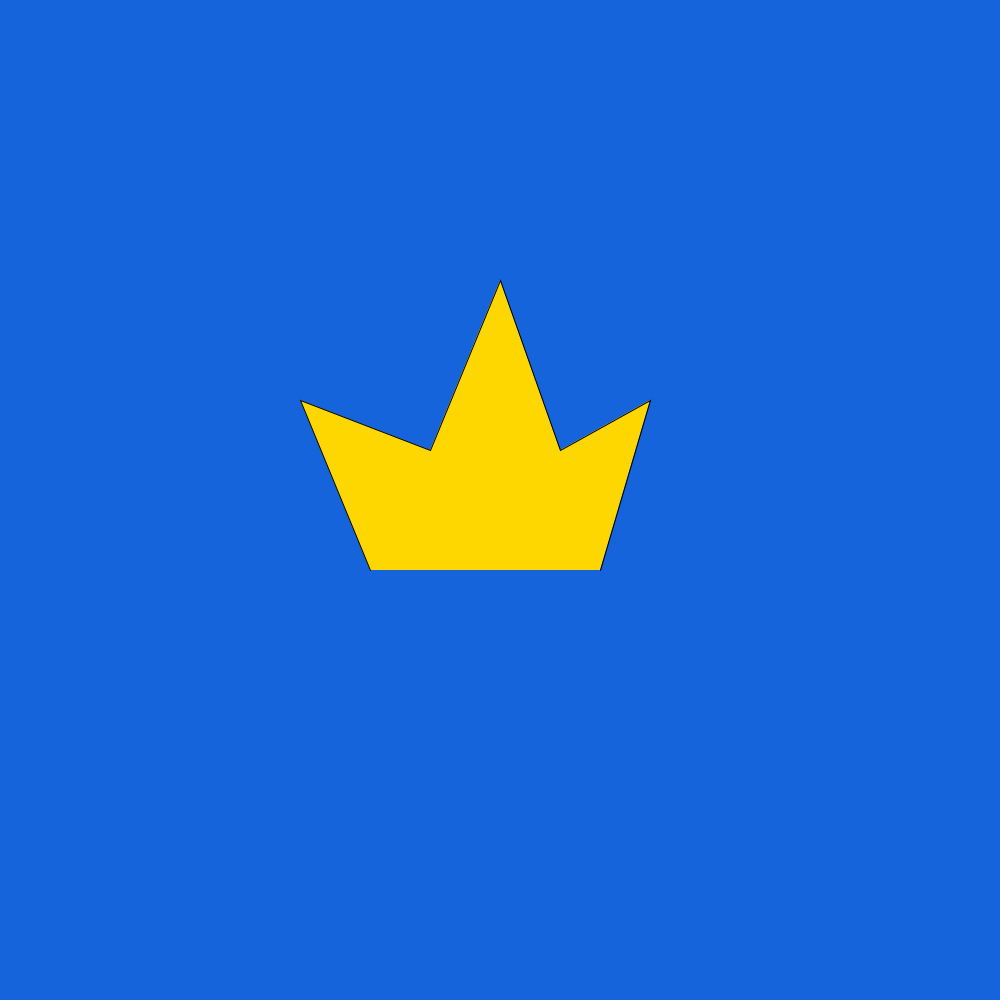
Frame 1 (no input)
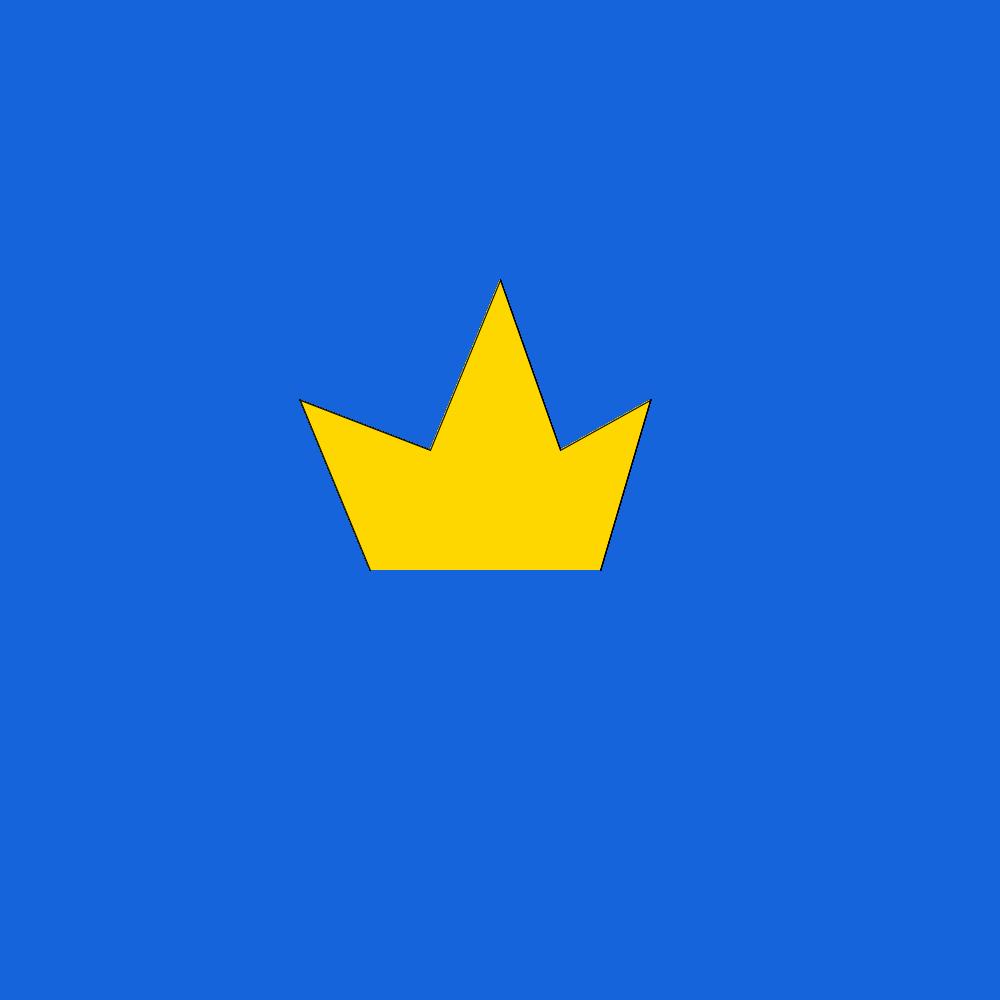
Frame 60 (the mouse pressed at the canvas centre just before this capture)
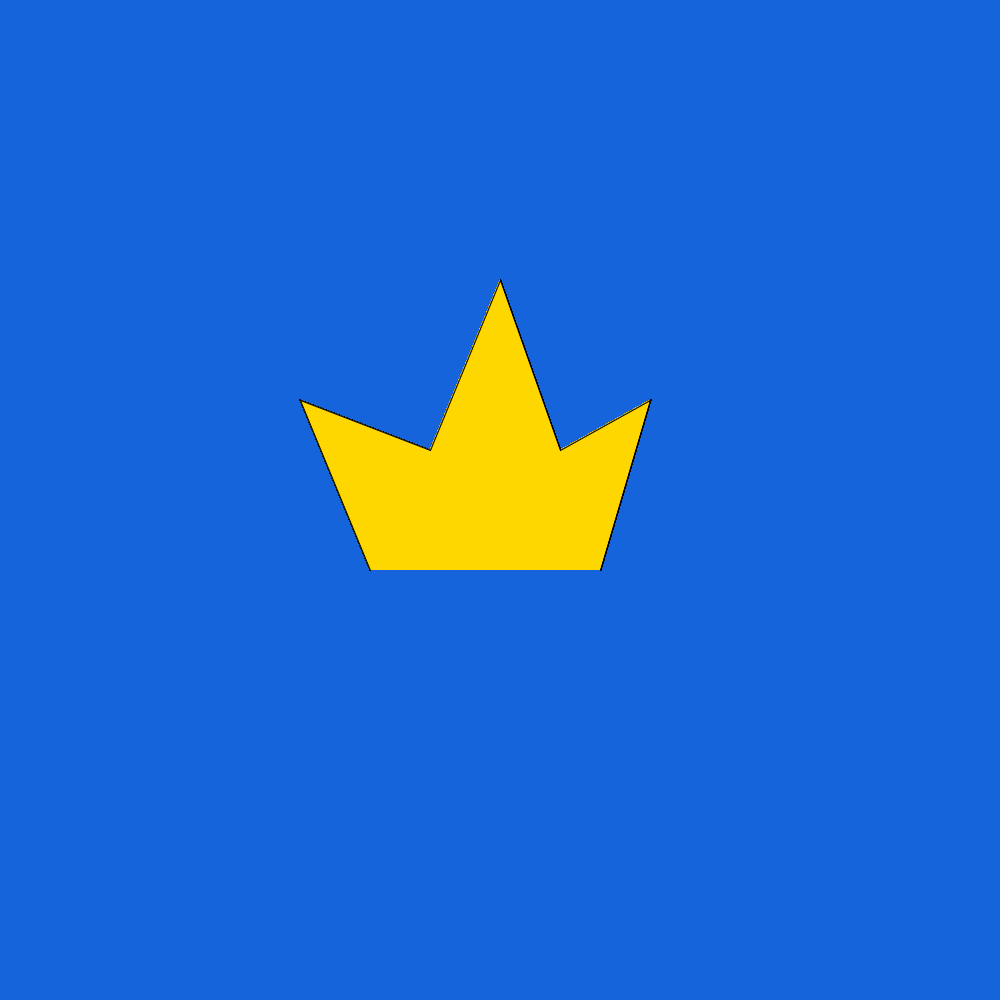
Frame 120 (the mouse held since frame 60 and released just before this capture)

The Processing sketch that drew these frames (run headless with seeded random() and noise(); from frame 60 on, the mouse is pressed at the canvas centre):

// Processing sketch: custom_shape
// ── custom_shape.pde
void setup() {
  size(1000, 1000);
  background(22, 100, 220);
}

void draw() { // in a loop 
  // make a crown
  fill(#FFD700);
  beginShape(); 
  vertex(370, 570);
  vertex(300, 400);
  vertex(430, 450); 
  vertex(500, 280); 
  vertex(560, 450);
  vertex(650, 400);
  vertex(600, 570);
  endShape();
}



void mousePressed() {
  //textSize(40); 
  println("The mouse is at " 
      + mouseX + ", " + mouseY
      //500, 100
      );
  fill(100);
  circle(mouseX, mouseY, 5);
}
